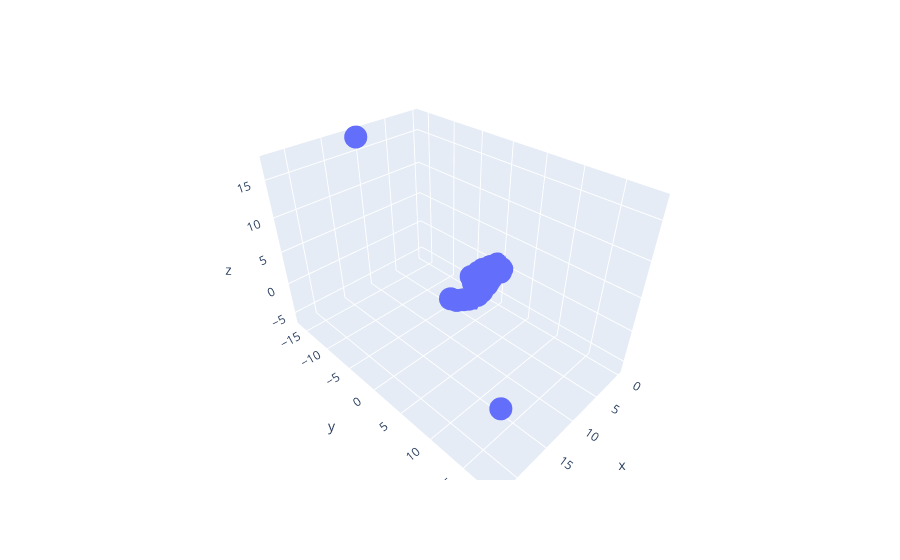

Notebook code for this chart:
### Code cell
px.scatter_3d(pd.DataFrame(tf_svd_neg,columns=['x','y','z']),x='x',y='y',z='z',hover_name=clean.idf_vec.get_feature_names())

### Figure 1 — Plotly figure (JSON) as saved in the notebook; plotly's stock layout.template omitted (floating-point values rounded to 4 significant figures; data arrays with more than 128 entries replaced by an {"elided": "..."} marker saying what was removed)
{"data": [{"hovertemplate": "<b>%{hovertext}</b><br><br>x=%{x}<br>y=%{y}<br>z=%{z}<extra></extra>", "hovertext": {"elided": "3000 str values"}, "legendgroup": "", "marker": {"color": "#636efa", "symbol": "circle"}, "mode": "markers", "name": "", "scene": "scene", "showlegend": false, "type": "scatter3d", "x": {"elided": "3000 float values"}, "y": {"elided": "3000 float values"}, "z": {"elided": "3000 float values"}}], "layout": {"legend": {"tracegroupgap": 0}, "margin": {"t": 60}, "scene": {"domain": {"x": [0, 1], "y": [0, 1]}, "xaxis": {"title": {"text": "x"}}, "yaxis": {"title": {"text": "y"}}, "zaxis": {"title": {"text": "z"}}}}}
